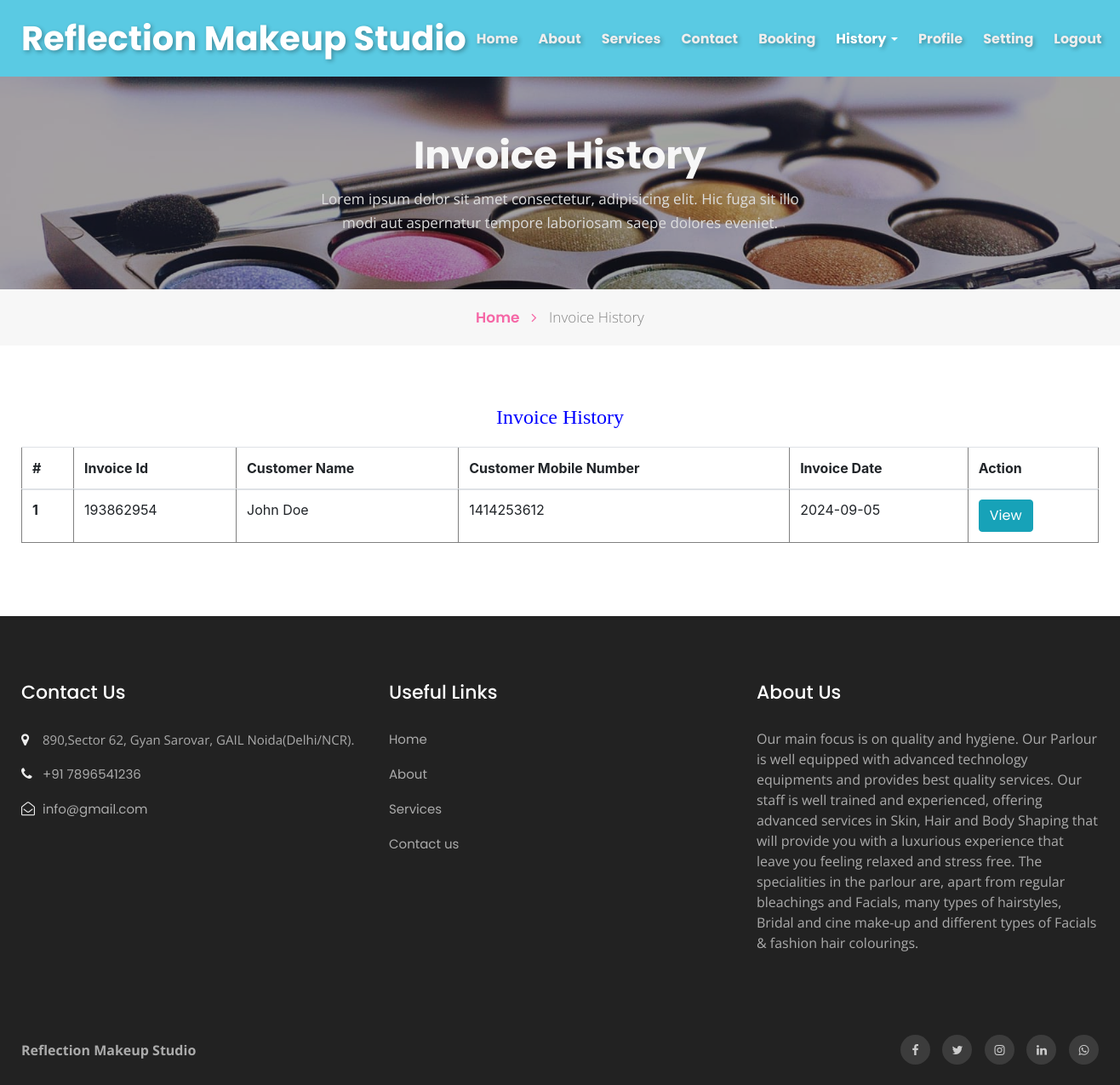
The page /rms/invoice-history.php (signed in) on the database its author committed.
### tables this page shows
CREATE TABLE `tbluser` (
  `ID` int(10) NOT NULL,
  `FirstName` varchar(120) DEFAULT NULL,
  `LastName` varchar(250) DEFAULT NULL,
  `MobileNumber` bigint(10) DEFAULT NULL,
  `Email` varchar(120) DEFAULT NULL,
  `Password` varchar(120) DEFAULT NULL,
  `RegDate` timestamp NULL DEFAULT current_timestamp()
);

CREATE TABLE `tblpage` (
  `ID` int(10) NOT NULL,
  `PageType` varchar(200) DEFAULT NULL,
  `PageTitle` mediumtext DEFAULT NULL,
  `PageDescription` mediumtext DEFAULT NULL,
  `Email` varchar(200) DEFAULT NULL,
  `MobileNumber` bigint(10) DEFAULT NULL,
  `UpdationDate` date DEFAULT NULL,
  `Timing` varchar(200) NOT NULL
);

### rms/invoice-history.php (the view, shortened to what this page needs)
<?php
include('includes/dbconnection.php');
if (strlen($_SESSION['bpmsuid']==0)) {
  header('location:logout.php');
  } else{
  ?>
<!doctype html>
<html lang="en">
  <head>
    <link rel="stylesheet" href="assets/css/style-starter.css">
  </head>
  <body id="home">
<?php include_once('includes/header.php');?>
<section class="w3l-inner-banner-main">
    <div class="about-inner contact ">
        <div class="container">
            <div class="main-titles-head text-center">
            <h3 class="header-name " style="font-weight: bold;">
 Invoice History
            </h3>
            <p class="tiltle-para ">Lorem ipsum dolor sit amet consectetur, adipisicing elit. Hic fuga sit illo modi aut aspernatur tempore laboriosam saepe dolores eveniet.</p>
        </div>
</div>
</div>
<div class="breadcrumbs-sub">
<div class="container">
<ul class="breadcrumbs-custom-path">
    <li class="right-side propClone"><a href="index.php" class="">Home <span class="fa fa-angle-right" aria-hidden="true"></span></a> <p></li>
    <li class="active ">
        Invoice History</li>
</ul>
</div>
</div>
</section>
<section class="w3l-contact-info-main" id="contact">
    <div class="contact-sec	">
        <div class="container">
            <div>
                <div class="cont-details">
                   <div class="table-content table-responsive cart-table-content">
                    <h4 style="padding-bottom: 20px;text-align: center;color: blue;">Invoice History</h4>
                        <table class="table" border="1">
                            <thead >
                                <tr>
                                <th>#</th>
                                <th>Invoice Id</th>
                                <th>Customer Name</th>
                                <th>Customer Mobile Number</th>
                                <th>Invoice Date</th>
                                <th>Action</th>
                            </tr>
                            </thead>
                            <tbody>
                                <tr>
                                    <?php
                                   $userid= $_SESSION['bpmsuid'];
 $query=mysqli_query($con,"select distinct tbluser.ID as uid, tbluser.FirstName,tbluser.LastName,tbluser.Email,tbluser.MobileNumber,tblinvoice.BillingId,date(tblinvoice.PostingDate) as PostingDate  from  tbluser
    join tblinvoice on tbluser.ID=tblinvoice.Userid where tbluser.ID='$userid'order by tblinvoice.ID desc");
$cnt=1;
$count=mysqli_num_rows($query);
if($count>0){
              while($row=mysqli_fetch_array($query))
              { ?>
               <tr>
                            <th scope="row"><?php echo $cnt;?></th>
                            <td><?php  echo $row['BillingId'];?></td>
                            <td><?php  echo $row['FirstName'];?> <?php  echo $row['LastName'];?></td>
                            <td><?php  echo $row['MobileNumber'];?></td>
                            <td><?php  echo $row['PostingDate'];?></td>
                            <td><a href="view-invoice.php?invoiceid=<?php  echo $row['BillingId'];?>" class="btn btn-info">View</a></td>
                          </tr><?php $cnt=$cnt+1; } } else { ?>
                            <tr>
                                <th colspan="6" style="color:red">No Record Found</th>
                            </tr>
                          <?php } ?>
                            </tbody>
                        </table>
                    </div> </div>
    </div>
    </div></div>
</section>
<?php include_once('includes/footer.php');?>
</body>
</html><?php } ?>

### rms/includes/footer.php (shortened to what this page needs)
<section class="w3l-footer-29-main">
    <div class="footer-29 py-5">
      <div class="container py-lg-4">
        <div class="row footer-top-29">
          <div class="col-lg-4 col-md-6 col-sm-8 footer-list-29 footer-1">
            <h6 class="footer-title-29">Contact Us</h6>
            <ul>
              <?php
$ret=mysqli_query($con,"select * from tblpage where PageType='contactus' ");
while ($row=mysqli_fetch_array($ret)) {
?>
              <li>
                <span class="fa fa-map-marker"></span> <p><?php  echo $row['PageDescription'];?>.</p>
              </li>
              <li><span class="fa fa-phone"></span><a href="tel:<?php  echo $row['MobileNumber'];?>"> +91 <?php  echo $row['MobileNumber'];?></a></li>
              <li><span class="fa fa-envelope-open-o"></span><a href="mailto:<?php  echo $row['Email'];?>" class="mail">
                  <?php  echo $row['Email'];?></a></li><?php } ?>
            </ul>
          </div>
          <div class="col-lg-4 col-md-6 col-sm-4 footer-list-29 footer-2 ">
            <ul>
              <h6 class="footer-title-29">Useful Links</h6>
              <li><a href="index.php">Home</a></li>
              <li><a href="about.php">About</a></li>
              <li><a href="services.php"> Services</a></li>
              <li><a href="contact.php">Contact us</a></li>
            </ul>
          </div>
          <div class="col-lg-4 col-md-6 col-sm-7 footer-list-29 footer-4" style="color: #ababab;">
            <?php
$ret=mysqli_query($con,"select * from tblpage where PageType='aboutus' ");
while ($row=mysqli_fetch_array($ret)) {
?>
            <h6 class="footer-title-29"><?php  echo $row['PageTitle'];?> </h6>
            <p><?php  echo $row['PageDescription'];?></p><?php } ?>
          </div>
        </div>
      </div>
    </div>
  </section>
  <section class="w3l-footer-29-main w3l-copyright">
    <div class="container">
      <div class="row bottom-copies">
      <p class="col-lg-8 copy-footer-29" style="font-weight: bold;">Reflection Makeup Studio</p>
        <div class="col-lg-4 main-social-footer-29">
          <a href="https://www.facebook.com/inayat.shaikh.982845/" class="facebook" target="_blank"><span class="fa fa-facebook"></span></a>
          <a href="#twitter" class="twitter" target="_blank"><span class="fa fa-twitter"></span></a>
          <a href="https://www.instagram.com/reflection_make_up_studio?igsh=a2FnMW0zM3EwbDUy" class="instagram" target="_blank"><span class="fa fa-instagram"></span></a>
          <a href="#linkedin" class="linkedin" target="_blank"><span class="fa fa-linkedin"></span></a>
          <a href="https://wa.me/7620910700" class="whatsapp" target="_blank" rel="noopener noreferrer"><span class="fa fa-whatsapp"></span></a>
        </div>
      </div>
    </div>
  </section>

### rows shown on the page
tbluser: BillingId "193862954", FirstName "John", LastName "Doe", MobileNumber "1414253612", PostingDate "2024-09-05"
tblpage: PageDescription "890,Sector 62, Gyan Sarovar, GAIL Noida(Delhi/NCR)", MobileNumber "7896541236", Email "info@gmail.com"
tblpage: PageTitle "About Us", PageDescription "Our main focus is on quality and hygiene. Our Parlour is well equipped with advanced technology equipments and provides best quality services. Our staff is well trained and experienced, offering advanced services in Skin, Hair and Body Shaping that will provide you with a luxurious experience that leave you feeling relaxed and stress free. The specialities in the parlour are, apart from regular bleachings and Facials, many types of hairstyles, Bridal and cine make-up and different types of Facials & fashion hair colourings."
